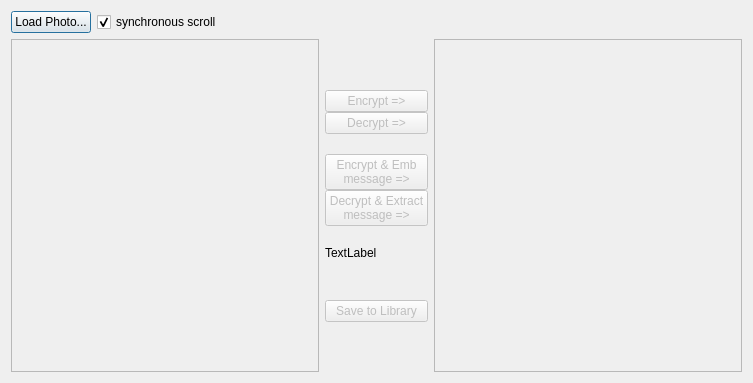
<?xml version="1.0" encoding="UTF-8"?>
<ui version="4.0">
 <class>Tab</class>
 <widget class="QWidget" name="Tab">
  <property name="geometry">
   <rect>
    <x>0</x>
    <y>0</y>
    <width>753</width>
    <height>383</height>
   </rect>
  </property>
  <property name="windowTitle">
   <string>Form</string>
  </property>
  <layout class="QVBoxLayout" name="vLayout">
   <item>
    <layout class="QHBoxLayout" name="hLayout">
     <item>
      <widget class="QPushButton" name="btn_loadImage">
       <property name="text">
        <string>Load Photo...</string>
       </property>
       <property name="autoDefault">
        <bool>true</bool>
       </property>
       <property name="default">
        <bool>true</bool>
       </property>
      </widget>
     </item>
     <item>
      <widget class="QCheckBox" name="ckbox_scrollMode">
       <property name="text">
        <string>synchronous scroll</string>
       </property>
       <property name="checked">
        <bool>true</bool>
       </property>
       <property name="tristate">
        <bool>false</bool>
       </property>
      </widget>
     </item>
     <item>
      <spacer name="hSpacer">
       <property name="orientation">
        <enum>Qt::Horizontal</enum>
       </property>
       <property name="sizeHint" stdset="0">
        <size>
         <width>40</width>
         <height>20</height>
        </size>
       </property>
      </spacer>
     </item>
    </layout>
   </item>
   <item>
    <layout class="QHBoxLayout" name="hLayout_2">
     <item>
      <widget class="QScrollArea" name="scrollArea_ori">
       <property name="widgetResizable">
        <bool>true</bool>
       </property>
       <widget class="ImageDetailArea" name="saContents_ori">
        <property name="geometry">
         <rect>
          <x>0</x>
          <y>0</y>
          <width>276</width>
          <height>313</height>
         </rect>
        </property>
       </widget>
      </widget>
     </item>
     <item>
      <layout class="QVBoxLayout" name="vLayout_2" stretch="0,0,0,0,0,0,0,0,0,0,0">
       <property name="spacing">
        <number>0</number>
       </property>
       <property name="leftMargin">
        <number>0</number>
       </property>
       <item>
        <spacer name="vSpacer_2">
         <property name="orientation">
          <enum>Qt::Vertical</enum>
         </property>
         <property name="sizeHint" stdset="0">
          <size>
           <width>20</width>
           <height>40</height>
          </size>
         </property>
        </spacer>
       </item>
       <item>
        <widget class="QPushButton" name="btn_encrypt">
         <property name="enabled">
          <bool>false</bool>
         </property>
         <property name="text">
          <string>Encrypt =&gt;</string>
         </property>
        </widget>
       </item>
       <item>
        <widget class="QPushButton" name="btn_decrypt">
         <property name="enabled">
          <bool>false</bool>
         </property>
         <property name="text">
          <string>Decrypt =&gt;</string>
         </property>
        </widget>
       </item>
       <item>
        <spacer name="vSpacer_4">
         <property name="orientation">
          <enum>Qt::Vertical</enum>
         </property>
         <property name="sizeType">
          <enum>QSizePolicy::Preferred</enum>
         </property>
         <property name="sizeHint" stdset="0">
          <size>
           <width>20</width>
           <height>20</height>
          </size>
         </property>
        </spacer>
       </item>
       <item>
        <widget class="QPushButton" name="btn_encryptEmb">
         <property name="enabled">
          <bool>false</bool>
         </property>
         <property name="text">
          <string>Encrypt &amp;&amp; Emb 
message =&gt;</string>
         </property>
        </widget>
       </item>
       <item>
        <widget class="QPushButton" name="btn_decryptExtract">
         <property name="enabled">
          <bool>false</bool>
         </property>
         <property name="text">
          <string>Decrypt &amp;&amp; Extract 
message =&gt;</string>
         </property>
        </widget>
       </item>
       <item>
        <spacer name="vSpacer_3">
         <property name="orientation">
          <enum>Qt::Vertical</enum>
         </property>
         <property name="sizeType">
          <enum>QSizePolicy::Minimum</enum>
         </property>
         <property name="sizeHint" stdset="0">
          <size>
           <width>20</width>
           <height>20</height>
          </size>
         </property>
        </spacer>
       </item>
       <item>
        <widget class="QLabel" name="lb_msg">
         <property name="text">
          <string>TextLabel</string>
         </property>
        </widget>
       </item>
       <item>
        <spacer name="vSpacer_5">
         <property name="orientation">
          <enum>Qt::Vertical</enum>
         </property>
         <property name="sizeType">
          <enum>QSizePolicy::Preferred</enum>
         </property>
         <property name="sizeHint" stdset="0">
          <size>
           <width>20</width>
           <height>40</height>
          </size>
         </property>
        </spacer>
       </item>
       <item>
        <widget class="QPushButton" name="btn_saveToLibrary">
         <property name="enabled">
          <bool>false</bool>
         </property>
         <property name="text">
          <string>Save to Library</string>
         </property>
         <property name="checkable">
          <bool>false</bool>
         </property>
         <property name="flat">
          <bool>false</bool>
         </property>
        </widget>
       </item>
       <item>
        <spacer name="vSpacer_1">
         <property name="orientation">
          <enum>Qt::Vertical</enum>
         </property>
         <property name="sizeHint" stdset="0">
          <size>
           <width>20</width>
           <height>40</height>
          </size>
         </property>
        </spacer>
       </item>
      </layout>
     </item>
     <item>
      <widget class="QScrollArea" name="scrollArea_dst">
       <property name="widgetResizable">
        <bool>true</bool>
       </property>
       <widget class="ImageDetailArea" name="saContents_dst">
        <property name="geometry">
         <rect>
          <x>0</x>
          <y>0</y>
          <width>276</width>
          <height>313</height>
         </rect>
        </property>
       </widget>
      </widget>
     </item>
    </layout>
   </item>
  </layout>
 </widget>
 <customwidgets>
  <customwidget>
   <class>ImageDetailArea</class>
   <extends>QWidget</extends>
   <header>widgets/ImageDetailArea.h</header>
   <container>1</container>
  </customwidget>
 </customwidgets>
 <resources/>
 <connections/>
</ui>
